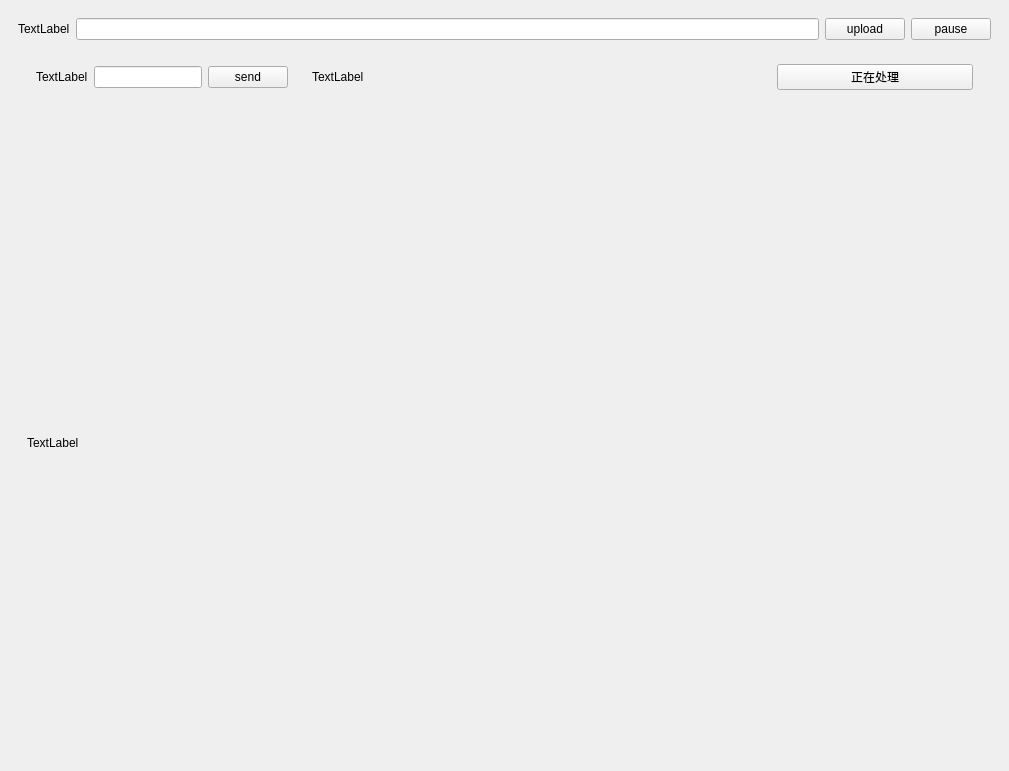
<?xml version="1.0" encoding="UTF-8"?>
<ui version="4.0">
 <class>MainWindow</class>
 <widget class="QMainWindow" name="MainWindow">
  <property name="geometry">
   <rect>
    <x>0</x>
    <y>0</y>
    <width>1009</width>
    <height>771</height>
   </rect>
  </property>
  <property name="windowTitle">
   <string>MainWindow</string>
  </property>
  <widget class="QWidget" name="centralwidget">
   <layout class="QVBoxLayout" name="verticalLayout_5" stretch="1,7">
    <item>
     <widget class="QWidget" name="widget" native="true">
      <layout class="QVBoxLayout" name="verticalLayout_3">
       <item>
        <layout class="QHBoxLayout" name="horizontalLayout_5">
         <item>
          <widget class="QLabel" name="label_3">
           <property name="text">
            <string>TextLabel</string>
           </property>
          </widget>
         </item>
         <item>
          <widget class="QLineEdit" name="lineEdit_3"/>
         </item>
         <item>
          <widget class="QPushButton" name="pushButton">
           <property name="text">
            <string>upload</string>
           </property>
          </widget>
         </item>
         <item>
          <widget class="QPushButton" name="pushButton_3">
           <property name="text">
            <string>pause</string>
           </property>
          </widget>
         </item>
        </layout>
       </item>
       <item>
        <widget class="QWidget" name="widget_5" native="true">
         <layout class="QHBoxLayout" name="horizontalLayout_3" stretch="0,7">
          <item>
           <widget class="QWidget" name="widget_6" native="true">
            <layout class="QVBoxLayout" name="verticalLayout">
             <item>
              <layout class="QHBoxLayout" name="horizontalLayout" stretch="0,0,0">
               <item>
                <widget class="QLabel" name="label_6">
                 <property name="text">
                  <string>TextLabel</string>
                 </property>
                </widget>
               </item>
               <item>
                <widget class="QLineEdit" name="lineEdit_5"/>
               </item>
               <item>
                <widget class="QPushButton" name="pushButton_4">
                 <property name="text">
                  <string>send</string>
                 </property>
                </widget>
               </item>
              </layout>
             </item>
            </layout>
           </widget>
          </item>
          <item>
           <widget class="QWidget" name="widget_7" native="true">
            <layout class="QVBoxLayout" name="verticalLayout_2">
             <item>
              <layout class="QHBoxLayout" name="horizontalLayout_2" stretch="7,3">
               <item>
                <widget class="QLabel" name="label_4">
                 <property name="text">
                  <string>TextLabel</string>
                 </property>
                </widget>
               </item>
               <item>
                <widget class="QPushButton" name="pushButton_2">
                 <property name="text">
                  <string>正在处理</string>
                 </property>
                </widget>
               </item>
              </layout>
             </item>
            </layout>
           </widget>
          </item>
         </layout>
        </widget>
       </item>
      </layout>
     </widget>
    </item>
    <item>
     <widget class="QWidget" name="widget_2" native="true">
      <layout class="QHBoxLayout" name="horizontalLayout_4" stretch="8">
       <item>
        <widget class="QWidget" name="widget_3" native="true">
         <layout class="QVBoxLayout" name="verticalLayout_4">
          <item>
           <widget class="QLabel" name="label_5">
            <property name="text">
             <string>TextLabel</string>
            </property>
           </widget>
          </item>
         </layout>
        </widget>
       </item>
      </layout>
     </widget>
    </item>
   </layout>
  </widget>
 </widget>
 <resources/>
 <connections/>
</ui>
